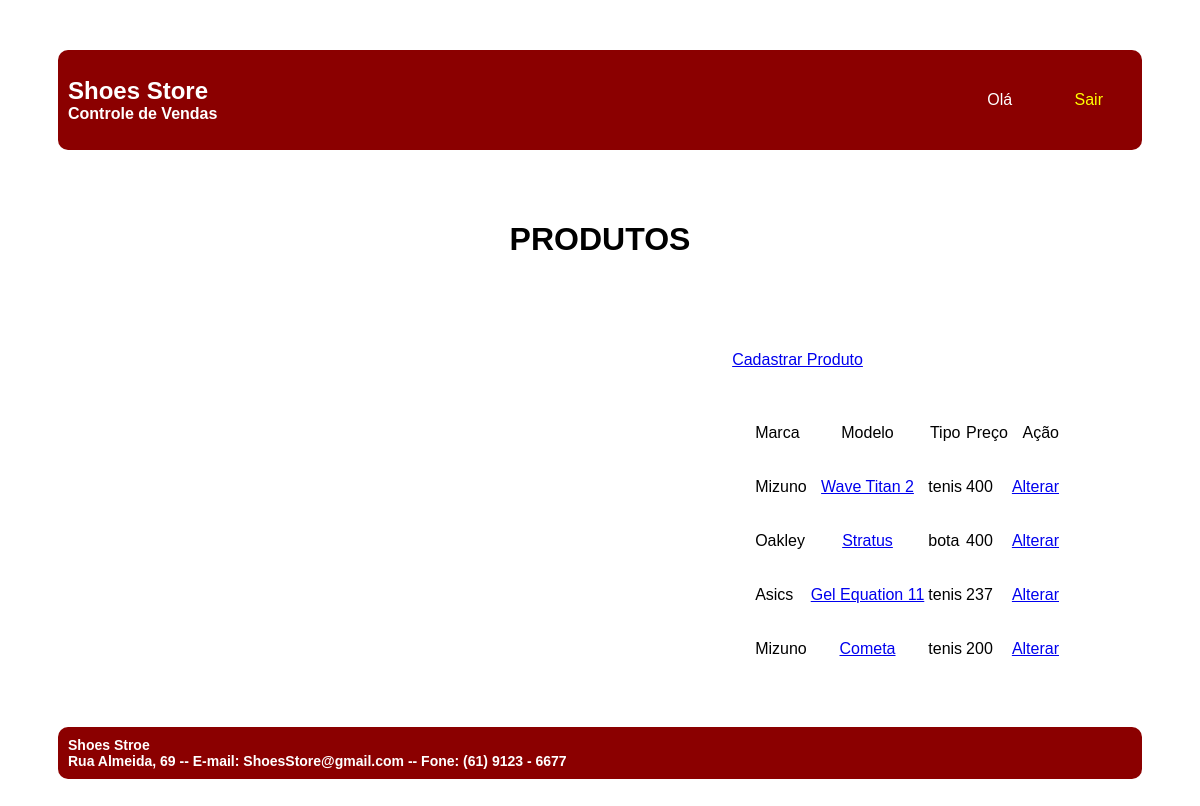
Screenshot of /lista_prod.php with the database file from the repository.
### tables this page shows
CREATE TABLE `produtos` (
  `COD_PROD` int(11) NOT NULL,
  `MODELO_PROD` varchar(45) NOT NULL,
  `VALOR_PROD` decimal(10,0) NOT NULL,
  `TIPO_PROD` varchar(45) NOT NULL,
  `FOTO_PROD` varchar(1000) NOT NULL,
  `FILA_COMPRA_PROD` char(1) NOT NULL DEFAULT 'N',
  `MARCA_PROD` varchar(45) DEFAULT NULL,
  `VENDAS_COD_VEN` int(11) DEFAULT NULL
);

### lista_prod.php (the view, shortened to what this page needs)
<!DOCTYPE html>
<html>
    <head>
        <link rel="stylesheet" type="text/css" href="css/layout.css">
		<link rel="stylesheet" type="text/css" href="css/menu.css">
    </head>
    <body>
        <div id="principal">
			<div id="topo">
				<div id="logo">
                <h1> Shoes Store </h1>
					<h4> Controle de Vendas </h4>
				</div>
				<div class="menu_global">
					<ul>
						<li> Olá <?php include "validar_login.php";?></li>
                        <li><a href="logout.php" class="active">Sair</a></li>
                    </ul>
				</div>
			</div>
			<div id="conteudo_especifico">
				<div class="div_central centralizar">
					<h1> PRODUTOS </h1>
				</div>
				<div id="funcionalidade" class="div_direita">
					<?php
						$conectar = mysqli_connect ("localhost", "root", "", "shoes-store");
						$sql_consulta = "SELECT cod_prod, marca_prod, modelo_prod, tipo_prod, valor_prod FROM produtos";
						$resultado_consulta = mysqli_query ($conectar, $sql_consulta);
					?>
					<p> <a href="cadastra_prod.php"> Cadastrar Produto </a> </p>
					<table class="centralizar">
						<tr>
							<td class="esquerda">
								<p> Marca </p>
							</td>
							<td>
								<p> Modelo </p>
							</td>
							<td>
								<p> Tipo </p>
							</td>
							<td>
								<p> Preço </p>
							</td>
							<td class="direita">
								<p> Ação </p>
							</td>
						</tr>
						<?php
							while ($registro = mysqli_fetch_row($resultado_consulta))
							{
						?>
						<tr>
							<td class="esquerda">
								<p>
									<?php echo $registro[1]; ?>
								</p>
							</td>
							<td>
								<p>
									<a href="exibe_prod.php?codigo=<?php echo $registro[0]?>">
										<?php
											echo "$registro[2]";
										?>
									</a>
								</p>
							</td>
							<td class="esquerda">
								<p>
									<?php echo $registro[3]; ?>
								</p>
							</td>
							<td class="esquerda">
								<p>
									<?php echo $registro[4]; ?>
								</p>
							</td>
							<td class="direita">
								<p>
									<a href="altera_prod.php?codigo=<?php echo $registro[0]?>">
										Alterar
									</a>
								</p>
							</td>
						</tr>
						<?php
							}
						?>
					</table>
				</div>
			</div>
			<div id="rodape">
				<div id="texto_institucional">
					<div id="texto_institucional">
                    <h6> Shoes Stroe </h6>
						<h6> Rua Almeida, 69 -- E-mail: ShoesStore@gmail.com -- Fone: (61) 9123 - 6677 </h6>
					</div>
				</div>
		</div>
    </body>
</html>

### css/layout.css (style rules this page uses)
#topo { padding: 10px; display: flex; justify-content: space-between; align-items: center; margin: 0 auto 20px auto; background-color: darkred; color: white; border-radius: 10px; }
#logo h1 { font-size: 24px; margin: 0; }
#logo h4 { font-size: 16px; margin: 0; }
#conteudo_especifico { padding: 10px; display: grid; grid-template-columns: repeat(2, 1fr); grid-gap: 20px; margin: 0 auto 5px auto; }
.div_direita { margin: 15px 50px auto auto; }
.div_central { margin: auto; grid-column-start: 1; grid-column-end: 3; }
#rodape { padding: 10px; display: flex; justify-content: space-between; align-items: center; margin: 20px auto 0 auto; background-color: darkred; color: white; border-radius: 10px; }
#rodape h6 { font-size: 14px; margin: 0 12px 0 0; }
.centralizar { text-align: center; padding: 20px; }
.direita { text-align: right; }
.esquerda { text-align: left; }

### css/menu.css (style rules this page uses)
.menu_global a { text-decoration: none; color: black; }
.menu_global a.active { color: yellow; }

### rows the page displays
produtos: MARCA_PROD "Mizuno", MODELO_PROD "Wave Titan 2", TIPO_PROD "tenis", VALOR_PROD "400"
produtos: MARCA_PROD "Oakley", MODELO_PROD "Stratus", TIPO_PROD "bota", VALOR_PROD "400"
produtos: MARCA_PROD "Asics", MODELO_PROD "Gel Equation 11", TIPO_PROD "tenis", VALOR_PROD "237"
produtos: MARCA_PROD "Mizuno", MODELO_PROD "Cometa", TIPO_PROD "tenis", VALOR_PROD "200"
